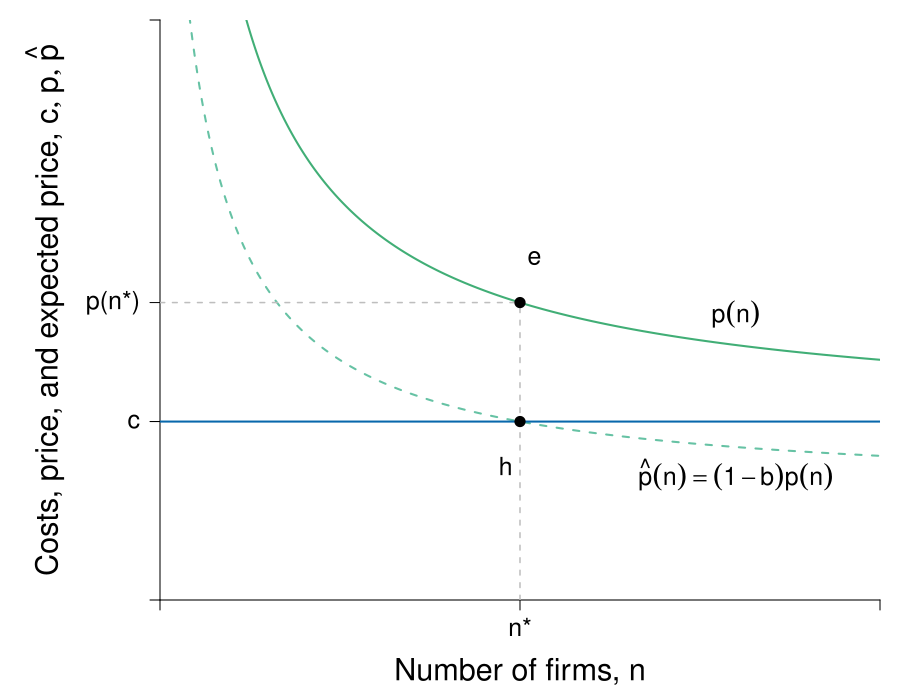

This chart was generated by the following R code:
require(shape)
pdf(file = "competitionmarkets/long_run_n_c2.pdf", width = 9, height = 7)

#Set parameters for graphics
axislabelsize <- 1.8
labelsize <- 1.5
namesize <- 1.8
annotatesize <- 1.5
graphlinewidth <- 2
segmentlinewidth <- 1.5


COL <- c("#7fc97f", "#beaed4", "#fdc086", "#ffff99", "#386cb0", "#f0027f", "#bf5b17", "#666666")
COLA <- c("#e0f3db", "#99d8c9","#66c2a4","#41ae76", "#238b45", "#005824")
COLB <- c("#c6dbef", "#4eb3d3", "#2b8cbe", "#0868ac","#084081")
COLC <- c("#fcfbfd", "#efedf5", "#dadaeb", "#bcbddc", "#9e9ac8", "#807dba", "#6a51a3", "#54278f", "#3f007d")
grays <- gray.colors(25, start = 1, end = 0)
CBCols <- c("#009E73","#0072B2","#E69F00","#CC79A7", "#F0E442")

par(mar =  c(5, 8, 1, 1))

Profit <- function(n, pbar = 20, c = 2, beta = 0.5) {
  (pbar - c)^2 / (((n + 1)^2)*beta)
}

totaln <- function(pi, pbar = 20, c = 2, beta = 0.5){
  (pbar - c)/(sqrt(pi*beta)) - 1
}

cournotPrice <- function(n, pbar = 20, c1 = 2) {
  c1 + (1/(n+1))*(pbar - c1)
}


# Barriers to entry
# Inputs: Probability of BTE (b) and number of firms
# Outputs: Price Level at some n
bte <- function(n, b = 0.5) {
  cournotPrice(n)*(1-b)
}

nstar <- function(b, pbar = 20, c = 2){
  (pbar*(1 - b) - c) / (b*c)
}

#Levels for the barriers to entry specified here
barriers <- c(0.4, 0.5, 0.71)
costs <- c(2, 5, 10)

xlims <- c(0, 25)
ylims <- c(0, 6.5)

plot(0, 0, xlim = xlims, ylim = ylims, type = "n",
     xlab = expression(paste("")),
     ylab = expression(paste("")), 
     xaxt = "n", 
     yaxt = "n", 
     cex.lab = axislabelsize, 
     bty = "n",
     xaxs="i", 
     yaxs="i")

ticksy <- c(0, 2, cournotPrice(n = nstar(b = barriers[1]), c = costs[1]),  ylims[2])
ylabels <- c(NA, expression(c), expression(paste(p*(n^N))), NA)
ticksx <- c(0, nstar(b = barriers[1]), xlims[2])
xlabels <- c(NA, expression(paste(n^N)), NA)

axis(1, at = ticksx, pos = 0, labels = xlabels, cex.axis = labelsize)
axis(2, at = ticksy, pos = 0, labels = ylabels, las = 1, cex.axis = labelsize)

npts <- 500 
xx1 <- seq(xlims[1], xlims[2], length.out = npts)

#Lines for barrier graph
#lines(xx1, bte(n = xx1, b = barriers[3]), col = COLA[3], lty = 2, lwd = segmentlinewidth)
#lines(xx1, bte(n = xx1, b = barriers[2]), col = COLA[3], lty = 2, lwd = segmentlinewidth)
lines(xx1, bte(n = xx1, b = barriers[1]), col = CBCols[1], lty = 2, lwd = graphlinewidth)

#Price with no barriers
# No Barrier --- Green
lines(xx1, cournotPrice(xx1, c = costs[1]), col = CBCols[1], lwd = graphlinewidth) 


#Label axes
#mtext(expression(paste("Number of firms, ", n)), side=1, line = 2.5, cex = axislabelsize)
text(0.5*xlims[2], -0.8 , expression(paste("Number of firms, ", n)), xpd = TRUE, cex = axislabelsize) 
text(-4, 0.5*ylims[2], expression(paste("Costs, price, and expected price, ", list(c, p, hat(p)) )), xpd = TRUE, cex = axislabelsize, srt = 90) 

text(20, 3.1, expression(paste(p(n))), cex = labelsize)
text(20, 1.4, expression(paste(hat(p)*(n) == (1-b)*p(n) )), cex = labelsize)

#line for the marginal cost
segments(0, 2, xlims[2], 2, lty = 1, col = COLB[4] , lwd = graphlinewidth)

#segments for price and number of firms
segments(nstar(b = barriers[1]), 
         0, 
         nstar(b = barriers[1]), 
         cournotPrice(n = nstar(b = barriers[1]), c = costs[1]), 
         lty = 2, col = grays[20], lwd = segmentlinewidth)
segments(0, 
         cournotPrice(n = nstar(b = barriers[1]), c = costs[1]), 
         nstar(b = barriers[1]), 
         cournotPrice(n = nstar(b = barriers[1]), c = costs[1]), 
         lty = 2, col = grays[20], lwd = segmentlinewidth)


points(nstar(b = barriers[1]), 
       bte(n = nstar(b = barriers[1]), b = barriers[1]), 
       pch = 16, col = "black", cex = 1.5
)

text(x = nstar(b = barriers[1]) - 0.5, 
     y = bte(n = nstar(b = barriers[1]), b = barriers[1]) - 0.2, 
     expression(paste(h)), cex = labelsize) 

points(nstar(b = barriers[1], c = costs[1]),
       cournotPrice(n = nstar(b = barriers[1], c = costs[1])),
       pch = 16, col = "black", cex = 1.5
)

text(x = nstar(b = barriers[1]) + 0.2, 
     y = cournotPrice(n = nstar(b = barriers[1])) + 0.2, 
     expression(paste(e)), cex = labelsize) 


dev.off()
